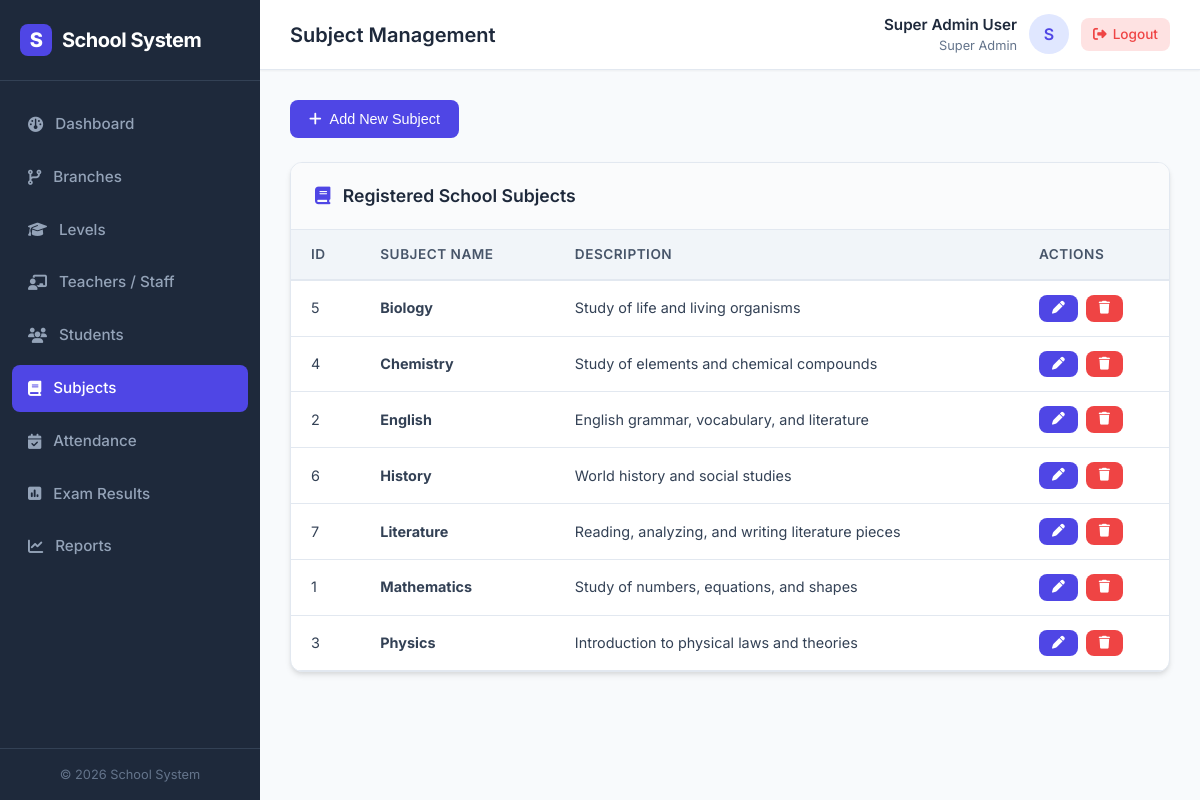
/subjects.php (signed in), run on the app's committed database.
### tables this page shows
CREATE TABLE IF NOT EXISTS `subjects` (
    `id` INT AUTO_INCREMENT PRIMARY KEY,
    `name` VARCHAR(100) NOT NULL UNIQUE,
    `description` VARCHAR(255) NULL,
    `created_at` TIMESTAMP DEFAULT CURRENT_TIMESTAMP
);

### subjects.php (the view, shortened to what this page needs)
<?php
require_once 'header.php';
$edit_subject = null;
$subjects = $conn->query("SELECT * FROM subjects ORDER BY name ASC");
?>
<?php if ($user_role === 'super_admin'): ?>
    <div style="margin-bottom: 24px;">
        <button class="btn btn-primary" onclick="toggleForm('subjectForm')">
            <i class="fa-solid <?php echo $edit_subject ? 'fa-pen-to-square' : 'fa-plus'; ?>"></i>
            <?php echo $edit_subject ? 'Edit Subject: ' . htmlspecialchars($edit_subject['name']) : 'Add New Subject'; ?>
        </button>
    </div>
<?php endif; ?>
<div class="card">
    <div class="card-header">
        <h2 class="card-title"><i class="fa-solid fa-book" style="color:var(--primary); margin-right:8px;"></i> Registered School Subjects</h2>
    </div>
    <div class="card-body" style="padding: 0;">
        <div class="table-responsive">
            <table class="table">
                <thead>
                    <tr>
                        <th>ID</th>
                        <th>Subject Name</th>
                        <th>Description</th>
                        <?php if ($user_role === 'super_admin'): ?>
                            <th style="width: 150px;">Actions</th>
                        <?php endif; ?>
                    </tr>
                </thead>
                <tbody>
                    <?php if ($subjects && $subjects->num_rows > 0): ?>
                        <?php while($row = $subjects->fetch_assoc()): ?>
                            <tr>
                                <td><?php echo $row['id']; ?></td>
                                <td><strong><?php echo htmlspecialchars($row['name']); ?></strong></td>
                                <td><?php echo htmlspecialchars($row['description'] ?? 'N/A'); ?></td>
                                <?php if ($user_role === 'super_admin'): ?>
                                    <td>
                                        <div class="action-links">
                                            <a href="subjects.php?action=edit&id=<?php echo $row['id']; ?>" class="btn btn-primary btn-sm" title="Edit">
                                                <i class="fa-solid fa-pen"></i>
                                            </a>
                                            <a href="subjects.php?action=delete&id=<?php echo $row['id']; ?>" class="btn btn-danger btn-sm" onclick="return confirmDelete('Are you sure you want to delete this subject?')" title="Delete">
                                                <i class="fa-solid fa-trash"></i>
                                            </a>
                                        </div>
                                    </td>
                                <?php endif; ?>
                            </tr>
                        <?php endwhile; ?>
                    <?php else: ?>
                        <tr>
                            <td colspan="<?php echo $user_role === 'super_admin' ? '4' : '3'; ?>" style="text-align: center; padding: 24px; color: #64748b;">No subjects found.</td>
                        </tr>
                    <?php endif; ?>
                </tbody>
            </table>
        </div>
    </div>
</div>
<?php
require_once 'footer.php';
?>

### style.css (style rules this page uses)
:root { --primary: #4f46e5; --primary-hover: #4338ca; --primary-light: #e0e7ff; --secondary: #10b981; --secondary-hover: #059669; --danger: #ef4444; --danger-hover: #dc2626; --warning: #f59e0b; --warning-hover: #d97706; --info: #06b6d4; --dark: #1e293b; --dark-light: #334155; --light: #f8fafc; --border: #e2e8f0; --white: #ffffff; --font: 'Inter', -apple-system, BlinkMacSystemFont, "Segoe UI", Roboto, sans-serif; --shadow-sm: 0 1px 2px 0 rgba(0, 0, 0, 0.05); --shadow: 0 4px 6px -1px rgba(0, 0, 0, 0.1), 0 2px 4px -1px rgba(0, 0, 0, 0.06); --shadow-md: 0 10px 15px -3px rgba(0, 0, 0, 0.1), 0 4px 6px -2px rgba(0, 0, 0, 0.05); --radius: 12px; --radius-sm: 8px; --transition: all 0.25s cubic-bezier(0.4, 0, 0.2, 1); }
* { margin: 0; padding: 0; box-sizing: border-box; }
body { font-family: var(--font); background-color: var(--light); color: var(--dark); line-height: 1.5; overflow-x: hidden; }
a { text-decoration: none; color: inherit; }
.card { background-color: var(--white); border-radius: var(--radius); box-shadow: var(--shadow); border: 1px solid var(--border); margin-bottom: 24px; overflow: hidden; }
.card-header { padding: 20px 24px; border-bottom: 1px solid var(--border); display: flex; align-items: center; justify-content: space-between; background-color: #fafbfc; }
.card-title { font-size: 1.1rem; font-weight: 600; color: var(--dark); }
.card-body { padding: 24px; }
.btn { display: inline-flex; align-items: center; justify-content: center; gap: 8px; padding: 10px 18px; font-size: 0.9rem; font-weight: 500; border-radius: var(--radius-sm); cursor: pointer; border: 1px solid transparent; transition: var(--transition); }
.btn-primary { background-color: var(--primary); color: var(--white); }
.btn-danger { background-color: var(--danger); color: var(--white); }
.btn-sm { padding: 6px 12px; font-size: 0.8rem; }
.table-responsive { width: 100%; overflow-x: auto; }
.table { width: 100%; border-collapse: collapse; text-align: left; }
.table th { padding: 14px 20px; background-color: #f1f5f9; color: #475569; font-size: 0.85rem; font-weight: 600; text-transform: uppercase; letter-spacing: 0.5px; border-bottom: 2px solid var(--border); }
.table td { padding: 14px 20px; border-bottom: 1px solid var(--border); font-size: 0.9rem; color: var(--dark-light); vertical-align: middle; }
.action-links { display: flex; gap: 8px; }

### data on the page
subjects: id "5", name "Biology", description "Study of life and living organisms"
subjects: id "4", name "Chemistry", description "Study of elements and chemical compounds"
subjects: id "2", name "English", description "English grammar, vocabulary, and literature"
subjects: id "6", name "History", description "World history and social studies"
subjects: id "7", name "Literature", description "Reading, analyzing, and writing literature pieces"
subjects: id "1", name "Mathematics", description "Study of numbers, equations, and shapes"
subjects: id "3", name "Physics", description "Introduction to physical laws and theories"

### other printed values
$user_name "Super Admin User"
substr($user_name, 0, 1) "S"
